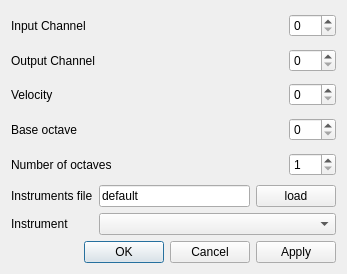
<ui version="4.0" >
 <class>PreferencesClass</class>
 <widget class="QDialog" name="PreferencesClass" >
  <property name="geometry" >
   <rect>
    <x>0</x>
    <y>0</y>
    <width>347</width>
    <height>274</height>
   </rect>
  </property>
  <property name="windowTitle" >
   <string>Preferences</string>
  </property>
  <layout class="QGridLayout" >
   <item row="0" column="0" colspan="3" >
    <widget class="QLabel" name="lblInChan" >
     <property name="sizePolicy" >
      <sizepolicy vsizetype="Expanding" hsizetype="Expanding" >
       <horstretch>0</horstretch>
       <verstretch>0</verstretch>
      </sizepolicy>
     </property>
     <property name="text" >
      <string>Input Channel</string>
     </property>
     <property name="buddy" >
      <cstring>spinInChan</cstring>
     </property>
    </widget>
   </item>
   <item row="0" column="3" >
    <widget class="QSpinBox" name="spinInChan" >
     <property name="maximum" >
      <number>15</number>
     </property>
    </widget>
   </item>
   <item row="1" column="0" colspan="3" >
    <widget class="QLabel" name="lblOutChan" >
     <property name="sizePolicy" >
      <sizepolicy vsizetype="Expanding" hsizetype="Expanding" >
       <horstretch>0</horstretch>
       <verstretch>0</verstretch>
      </sizepolicy>
     </property>
     <property name="text" >
      <string>Output Channel</string>
     </property>
     <property name="buddy" >
      <cstring>spinOutChan</cstring>
     </property>
    </widget>
   </item>
   <item row="1" column="3" >
    <widget class="QSpinBox" name="spinOutChan" >
     <property name="maximum" >
      <number>15</number>
     </property>
    </widget>
   </item>
   <item row="2" column="0" colspan="3" >
    <widget class="QLabel" name="lblVelocity" >
     <property name="sizePolicy" >
      <sizepolicy vsizetype="Expanding" hsizetype="Expanding" >
       <horstretch>0</horstretch>
       <verstretch>0</verstretch>
      </sizepolicy>
     </property>
     <property name="text" >
      <string>Velocity</string>
     </property>
     <property name="buddy" >
      <cstring>spinVelocity</cstring>
     </property>
    </widget>
   </item>
   <item row="2" column="3" >
    <widget class="QSpinBox" name="spinVelocity" >
     <property name="maximum" >
      <number>127</number>
     </property>
    </widget>
   </item>
   <item row="3" column="0" colspan="3" >
    <widget class="QLabel" name="lblBaseOctave" >
     <property name="sizePolicy" >
      <sizepolicy vsizetype="Expanding" hsizetype="Expanding" >
       <horstretch>0</horstretch>
       <verstretch>0</verstretch>
      </sizepolicy>
     </property>
     <property name="text" >
      <string>Base octave</string>
     </property>
     <property name="buddy" >
      <cstring>spinBaseOctave</cstring>
     </property>
    </widget>
   </item>
   <item row="3" column="3" >
    <widget class="QSpinBox" name="spinBaseOctave" >
     <property name="minimum" >
      <number>0</number>
     </property>
     <property name="maximum" >
      <number>9</number>
     </property>
    </widget>
   </item>
   <item row="4" column="0" colspan="3" >
    <widget class="QLabel" name="lblNumOctaves" >
     <property name="sizePolicy" >
      <sizepolicy vsizetype="Expanding" hsizetype="Expanding" >
       <horstretch>0</horstretch>
       <verstretch>0</verstretch>
      </sizepolicy>
     </property>
     <property name="text" >
      <string>Number of octaves</string>
     </property>
     <property name="buddy" >
      <cstring>spinNumOctaves</cstring>
     </property>
    </widget>
   </item>
   <item row="4" column="3" >
    <widget class="QSpinBox" name="spinNumOctaves" >
     <property name="minimum" >
      <number>1</number>
     </property>
     <property name="maximum" >
      <number>9</number>
     </property>
    </widget>
   </item>
   <item row="5" column="0" >
    <widget class="QLabel" name="lblFileInstrument" >
     <property name="text" >
      <string>Instruments file</string>
     </property>
    </widget>
   </item>
   <item row="5" column="1" >
    <widget class="QLineEdit" name="txtFileInstrument" >
     <property name="text" >
      <string>default</string>
     </property>
     <property name="readOnly" >
      <bool>true</bool>
     </property>
    </widget>
   </item>
   <item row="5" column="2" colspan="2" >
    <widget class="QPushButton" name="btnInstrument" >
     <property name="text" >
      <string>load</string>
     </property>
    </widget>
   </item>
   <item row="6" column="0" >
    <widget class="QLabel" name="lblInstrument" >
     <property name="text" >
      <string>Instrument</string>
     </property>
    </widget>
   </item>
   <item row="6" column="1" colspan="3" >
    <widget class="QComboBox" name="cboInstrument" />
   </item>
   <item row="7" column="0" colspan="4" >
    <widget class="QDialogButtonBox" name="buttonBox" >
     <property name="standardButtons" >
      <set>QDialogButtonBox::Apply|QDialogButtonBox::Cancel|QDialogButtonBox::NoButton|QDialogButtonBox::Ok</set>
     </property>
    </widget>
   </item>
  </layout>
 </widget>
 <layoutdefault spacing="6" margin="11" />
 <tabstops>
  <tabstop>spinInChan</tabstop>
  <tabstop>spinOutChan</tabstop>
  <tabstop>spinVelocity</tabstop>
  <tabstop>spinBaseOctave</tabstop>
  <tabstop>spinNumOctaves</tabstop>
  <tabstop>buttonBox</tabstop>
 </tabstops>
 <resources/>
 <connections>
  <connection>
   <sender>buttonBox</sender>
   <signal>accepted()</signal>
   <receiver>PreferencesClass</receiver>
   <slot>accept()</slot>
   <hints>
    <hint type="sourcelabel" >
     <x>228</x>
     <y>185</y>
    </hint>
    <hint type="destinationlabel" >
     <x>263</x>
     <y>11</y>
    </hint>
   </hints>
  </connection>
  <connection>
   <sender>buttonBox</sender>
   <signal>rejected()</signal>
   <receiver>PreferencesClass</receiver>
   <slot>reject()</slot>
   <hints>
    <hint type="sourcelabel" >
     <x>118</x>
     <y>179</y>
    </hint>
    <hint type="destinationlabel" >
     <x>155</x>
     <y>14</y>
    </hint>
   </hints>
  </connection>
 </connections>
</ui>
